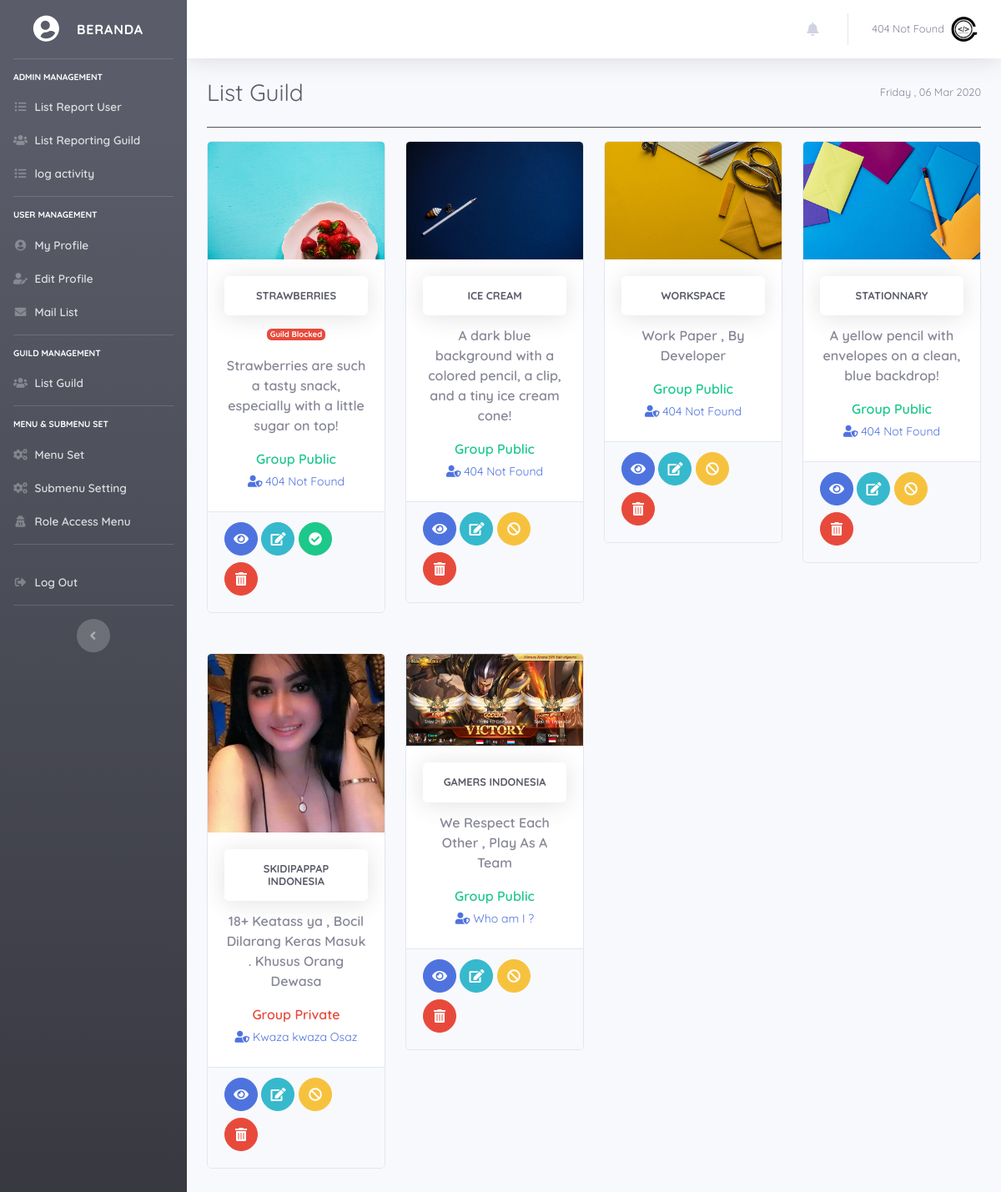
/attr/Admin?mod=viewGuild (signed in), run on the app's committed database.
### tables this page shows
CREATE TABLE `guild_info_member` (
  `id_user` int(11) NOT NULL,
  `full_name` varchar(250) NOT NULL,
  `username` varchar(200) NOT NULL,
  `password` varchar(250) NOT NULL,
  `role` int(1) NOT NULL,
  `email` varchar(155) NOT NULL,
  `biografi` text NOT NULL,
  `foto_profil` varchar(250) NOT NULL,
  `tgl_join` date NOT NULL,
  `is_aktif` int(1) NOT NULL,
  `guild_id` int(11) NOT NULL,
  `gender` int(1) NOT NULL,
  `tgl_lahir` date NOT NULL
);

CREATE TABLE `menu` (
  `id_menu` int(11) NOT NULL,
  `menu` varchar(250) NOT NULL
);

CREATE TABLE `sub_menu` (
  `id` int(11) NOT NULL,
  `menu_id` int(11) NOT NULL,
  `title` varchar(250) NOT NULL,
  `url` varchar(250) NOT NULL,
  `is_aktif` int(1) NOT NULL,
  `icon` varchar(250) NOT NULL
);

CREATE TABLE `guild_center` (
  `id_guild` int(11) NOT NULL,
  `guild_name` varchar(250) NOT NULL,
  `guild_server` int(11) NOT NULL,
  `guild_info` text NOT NULL,
  `guild_aktif` int(1) NOT NULL,
  `guild_img` varchar(250) NOT NULL,
  `guild_post` varchar(200) NOT NULL,
  `creator` int(11) NOT NULL,
  `guild_pass` varchar(255) NOT NULL
);

### config/config.php (called while the page is built, shortened)
<?php
$hostname = 'localhost';
$username = 'root';
$pass = '';
$dbname = 'guild';
$conn = mysqli_connect($hostname,$username,$pass,$dbname);
function query($query) {
    global $conn;
    $result = mysqli_query($conn, $query);
    $rows   = [];
    while ($row = mysqli_fetch_assoc($result)) {
        $rows[] = $row;
    }
    return $rows;
}
?>

### attr/Admin/guild/list_guild.php (the view, shortened to what this page needs)
<?php
$data_query = "SELECT * FROM guild_center JOIN guild_info_member ON guild_center.creator = guild_info_member.id_user";
$query    = query($data_query);
?>
<div class="d-sm-flex align-items-center justify-content-between mb-4">
  <h1 class="h3 mb-0 text-gray-800">List Guild</h1>
  <span class="text-muted small"><?= date('l , d M Y') ?></span>
</div>
<hr class="bg-dark">
<div class="row">
  <?php foreach($query as $listGuild) : ?>
  <div class="col-lg-3">
    <div class="card mb-5">
      <img class="card-img-top img-fluid" src="<?= base_url; ?>/assets/img/guild_img/<?= $listGuild['guild_img']; ?>"
        alt="">
      <div class="card-body text-center">
        <h3 class="card-title bg-gradient rounded shadow p-3 text-dark text-uppercase small font-weight-bold">
          <?= $listGuild['guild_name'] ?></h3>
        <?php if($listGuild['guild_aktif'] < 1): ?>
        <p class="small">
          <span class="badge badge-danger">Guild Blocked</span>
        </p>
        <?php endif ?>
        <p class="card-text"><?= $listGuild['guild_info'] ?></p>
        <?php if($listGuild['guild_post'] === 'Public'): ?>
          <span class="text-success">Group <?= $listGuild['guild_post']; ?></span> <br>
          <a href="<?= base_url; ?>/attr/User/?mod=viewUser&q=<?= base64_encode($listGuild['full_name']) ?>" class="btn btn-link btn-sm rounded"><i class="fas fa-user-shield fa-fw"></i> <?= $listGuild['full_name']; ?></a>
          <?php elseif($listGuild['guild_post'] === 'Private'): ?>
            <span class="text-danger">Group <?= $listGuild['guild_post']; ?></span> <br>
            <a href="<?= base_url; ?>/attr/User/?mod=viewUser&q=<?= base64_encode($listGuild['full_name']) ?>" class="btn btn-link btn-sm rounded"><i class="fas fa-user-shield fa-fw"></i> <?= $listGuild['full_name']; ?></a>
      <?php endif ?>
      </div>
      <div class="card-footer">
        <a href="<?= base_url; ?>/attr/User/?mod=viewMyGuildID&idGuild=<?= base64_encode($listGuild['id_guild']); ?>" class="btn btn-primary mb-2 btn-circle">
          <i class="fa fa-eye fa-fw" aria-hidden="true"></i>
        </a>
        <a href="?mod=editData&data=<?= base64_encode($listGuild['id_guild']); ?>" class="btn btn-info mb-2 btn-circle" onclick="return confirm('Anda Yakin Ingin Mengedit Data Guild Ini ??')">
          <i class="fas fa-edit fa-fw"></i>
        </a>
        <?php if($listGuild['guild_aktif'] > 0)  :?>
          <a href="?mod=blockGuild&data=<?= base64_encode($listGuild['id_guild']); ?>" class="btn btn-warning mb-2 btn-circle" onclick="return confirm('Anda Yakin Ingin Memblokir Guild Ini ??')">
          <i class="fa fa-ban fa-fw" aria-hidden="true"></i>
        </a>
        <?php elseif($listGuild['guild_aktif'] < 1)  :?>
          <a href="?mod=activated&data=<?= base64_encode($listGuild['id_guild']); ?>" class="btn btn-success mb-2 btn-circle" onclick="return confirm('Kembali Mengaktifkan guild Ini ??')">
          <i class="fa fa-check-circle fa-fw" aria-hidden="true"></i>
        </a>
        <?php endif; ?>
        <a href="?mod=deleteGuildFromlist&data-guild=<?= base64_encode($listGuild['id_guild']); ?>"
          class="btn btn-danger mb-2 btn-circle" onclick="return confirm('Anda Yakin Ingin Menghapus Guild Ini ??')">
          <i class="fas fa-trash-alt fa-fw"></i>
        </a>
      </div>
    </div>
  </div>
  <?php endforeach ?>
</div>

### attr/temp/auth_header.php (shortened to what this page needs)
<?php
require_once '../../config/config.php';
$guild_session = $_SESSION['log_'];
$data_query = "SELECT * FROM guild_info_member INNER JOIN guild_role ON guild_role.id_role = guild_info_member.role WHERE username = '$guild_session' or email = '$guild_session'";
$query    = mysqli_query($conn,$data_query);
$detail = mysqli_fetch_assoc($query);
?>
<!DOCTYPE html>
<html lang="id">
<head>
  <link
    href="<?= base_url;?>/assets/vendor/fontawesome-free/css/all.min.css"
    rel="stylesheet" type="text/css">
  <link href="<?= base_url;?>/assets/css/sb-admin-2.css"
    rel="stylesheet">
  <link href="<?= base_url;?>/assets/css/style.css" rel="stylesheet">
  <link
    href="<?= base_url;?>/assets/vendor/lightbox/css/lightbox.min.css"
    rel="stylesheet">
</head>
<body id="page-top">
  <?php foreach($query as $row): ?>
  <div id="wrapper">
    <ul class="navbar-main navbar-nav bg-gradient-dark sidebar sidebar-dark accordion navbar-dark"
      id="accordionSidebar">
      <a class="sidebar-brand d-flex align-items-center justify-content-center" href="?mod=home">
        <div class="sidebar-brand-icon rotate-n-15">
          <i class="fa fa-user-circle fa-fw" aria-hidden="true"></i>
        </div>
        <div class="sidebar-brand-text mx-3">Beranda</div>
      </a>
      <hr class="sidebar-divider">
      <?php
      $id_role = $detail['id_role'];
      $queryMenu = "SELECT menu.id_menu , menu.menu FROM menu JOIN access_menu ON  menu.id_menu = access_menu.id_menu WHERE access_menu.id_role  = '$id_role' ORDER BY access_menu.id_menu ASC ";
      $tampilkanMenu = mysqli_query($conn,$queryMenu);
      ?>
      <?php foreach($tampilkanMenu as $m) : ?>
      <div class="sidebar-heading display-4 text-white">
        <?= $m['menu']; ?>
      </div>
      <?php
      $menuId = $m['id_menu'];
      $querySubMenu = "SELECT * FROM sub_menu WHERE menu_id = '$menuId' AND is_aktif =1 ";
      $tampilkanSubMenu = query($querySubMenu);
      ?>
      <?php foreach($tampilkanSubMenu as $sub) : ?>
      <li class="nav-item">
        <a class="nav-link pb-0"
          href="?mod=<?= $sub['url'] ?>">
          <i class="<?= $sub['icon']; ?> fa-fw"
            aria-hidden="true"></i>
          <span><?= $sub['title'] ?></span></a>
      </li>
      <?php endforeach; ?>
      <hr class="sidebar-divider mt-3">
      <?php endforeach; ?>
      <li class="nav-item">
        <a class="nav-link" href="<?= base_url; ?>/attr/auth_out"
          data-toggle="modal" data-target="#logoutModal">
          <i class="fas fa-fw fa-sign-out-alt"></i>
          <span>Log Out</span></a>
      </li>
      <hr class="sidebar-divider d-none d-md-block">
      <div class="text-center d-none d-md-inline">
        <button class="rounded-circle border-0" id="sidebarToggle"></button>
      </div>
    </ul>
    <div id="content-wrapper" class="d-flex flex-column">
      <div id="content">
        <nav class="navbar navbar-expand navbar-light bg-white topbar mb-4 static-top shadow">
          <ul class="navbar-nav ml-auto">
            <?php if($detail['id_role'] === '1') : ?>
            <li class="nav-item dropdown no-arrow mx-1">
              <a class="nav-link dropdown-toggle" href="#" id="alertsDropdown" role="button" data-toggle="dropdown"
                aria-haspopup="true" aria-expanded="false">
                <i class="fas fa-bell fa-fw"></i>
              </a>
            </li>
            <?php endif ?>
            <li class="nav-item dropdown no-arrow">
              <a class="nav-link dropdown-toggle" href="#" id="userDropdown" role="button" data-toggle="dropdown"
                aria-haspopup="true" aria-expanded="false">
                <span class="mr-2 d-lg-inline text-gray-600 small"><?= $detail['full_name']; ?></span>
                <img class="img-profile rounded-circle"
                  src="../../assets/img/user-icon/<?= $detail['foto_profil'] ?>"
                  alt="Profil Saya">
              </a>
            </li>
          </ul>
        </nav>
        <?php endforeach ?>

### attr/Admin/index.php (shortened to what this page needs)
<?php
require_once '../temp/auth_header.php';
?>
<div class="container-fluid">
  <?php
  if (isset($_SESSION['log_'])) {
      if (isset($_GET['mod'])) {
         $mod = htmlspecialchars(addslashes(strip_tags($_GET['mod'])),ENT_QUOTES);
         switch ($mod) {
           case 'viewGuild':
             require_once 'guild/list_guild.php';
             break;
         }
      } elseif (!isset($_GET['mod'])) {
        require_once 'home.php';
      }
  }
  ?>
</div>
<?php require_once '../temp/auth_footer.php' ?>

### attr/temp/auth_footer.php (shortened to what this page needs)
</body>
</html>

### data on the page
guild_info_member: full_name "404 Not Found", foto_profil (picture)
menu: menu "ADMIN MANAGEMENT"
sub_menu: title "List Report User"
sub_menu: title "List Reporting Guild"
sub_menu: title "log activity"
menu: menu "USER MANAGEMENT"
sub_menu: title "My Profile"
sub_menu: title "Edit Profile"
sub_menu: title "Mail List"
menu: menu "GUILD MANAGEMENT"
sub_menu: title "List Guild"
menu: menu "MENU & SUBMENU SET"
sub_menu: title "Menu Set"
sub_menu: title "Submenu Setting"
sub_menu: title "Role Access Menu"
guild_center: guild_img (picture), guild_name "STRAWBERRIES", guild_aktif "Guild Blocked", guild_info "Strawberries are such a tasty snack, especially with a little sugar on top!", guild_post "Public", guild_info_member.full_name "404 Not Found"
guild_center: guild_img (picture), guild_name "ICE CREAM", guild_info "A dark blue background with a colored pencil, a clip, and a tiny ice cream cone!", guild_post "Public", guild_info_member.full_name "404 Not Found"
guild_center: guild_img (picture), guild_name "WORKSPACE", guild_info "Work Paper , By Developer", guild_post "Public", guild_info_member.full_name "404 Not Found"
guild_center: guild_img (picture), guild_name "STATIONNARY", guild_info "A yellow pencil with envelopes on a clean, blue backdrop!", guild_post "Public", guild_info_member.full_name "404 Not Found"
guild_center: guild_img (picture), guild_name "SKIDIPAPPAP INDONESIA", guild_info "18+ Keatass ya , Bocil Dilarang Keras Masuk . Khusus Orang Dewasa", guild_post "Private", guild_info_member.full_name "Kwaza kwaza Osaz"
guild_center: guild_img (picture), guild_name "GAMERS INDONESIA", guild_info "We Respect Each Other , Play As A Team", guild_post "Public", guild_info_member.full_name "Who am I ?"
